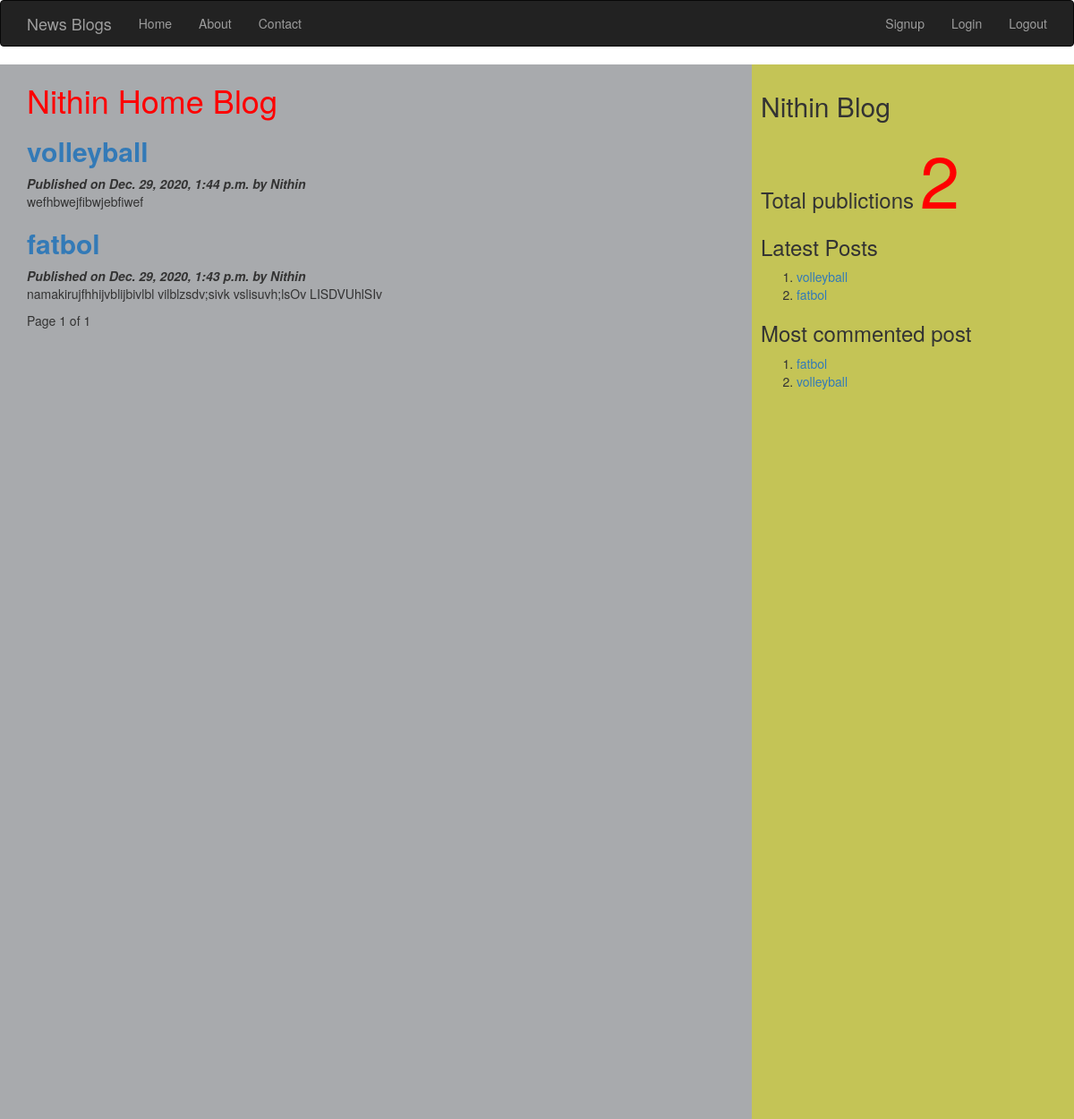
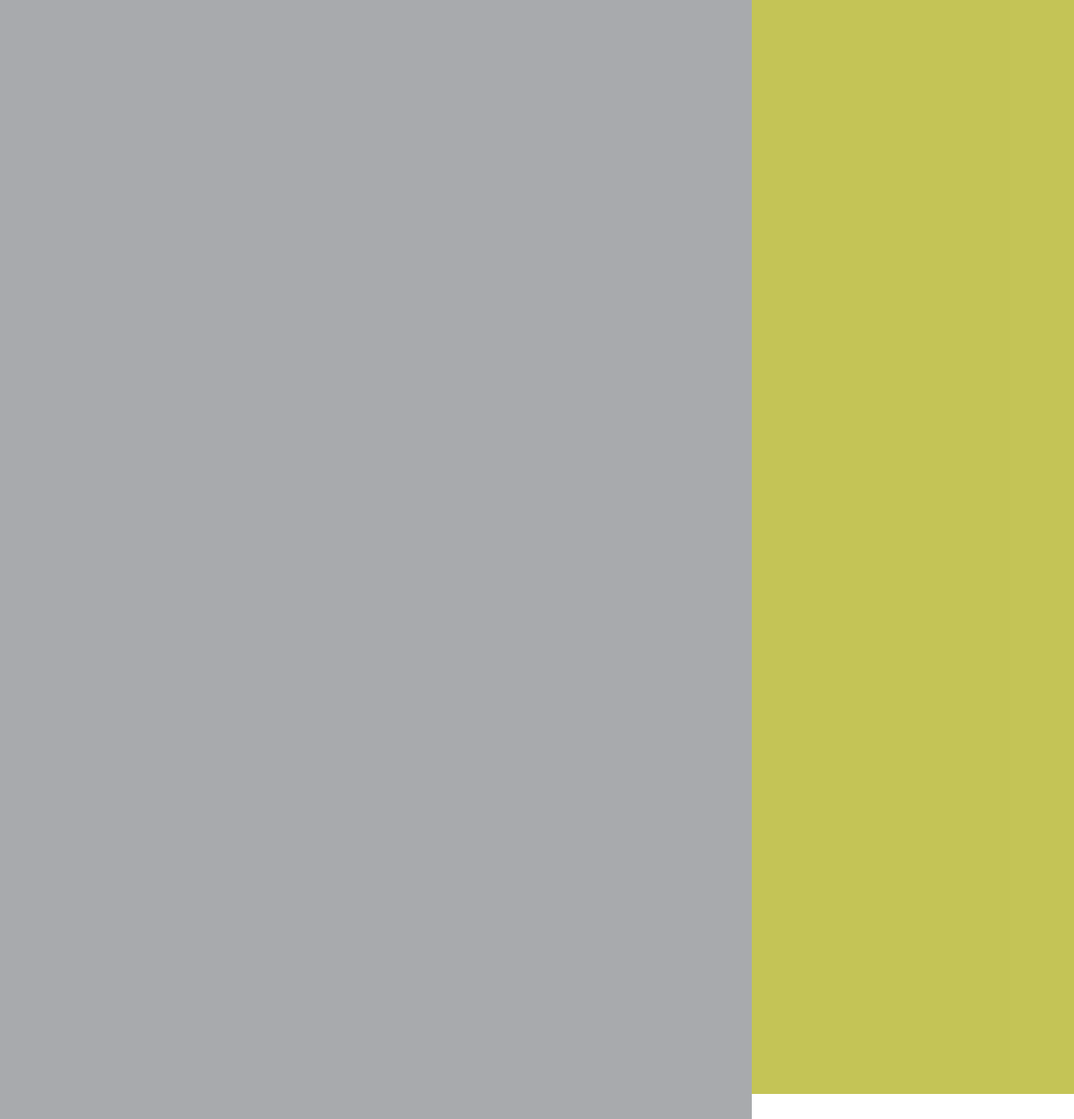
The page / on the database its author committed (2 pictures, top to bottom).
### myApp/models.py (models this page shows, shortened)
class Post(models.Model):
          tags=TaggableManager()
          STATUS_CHOICES=(('draft','Draft'),('published','Published'))
          title=models.CharField(max_length=256)
          slug=models.SlugField(max_length=264,unique_for_date='publish')
          author=models.ForeignKey(User,related_name='blog_posts',on_delete= models.CASCADE)
          body=models.TextField()
          publish=models.DateTimeField(default=timezone.now)
          created=models.DateTimeField(auto_now_add=True)
          updated=models.DateTimeField(auto_now=True)
          status= models.CharField(max_length=10,choices=STATUS_CHOICES,default='draft')
          objects=CustomManager()
          class Meta:
                ordering=('-publish',)
          def get_absolute_url(self):
                return reverse('post_detail',args=[self.publish.year,self.publish.strftime('%m'),self.publish.strftime('%d'),self.slug])

### myApp/views.py (the view)
# urls.py: url(r'^$',views.post_list_view),
def post_list_view(request,tag_slug=None):
    post_list=Post.objects.all()
    tag=None
    if tag_slug:
        tag=get_object_or_404(Tag,slug=tag_slug)#provided slug
        post_list=post_list.filter(tags__in=[tag])
    paginator=Paginator(post_list,2) #step1
    page_number=request.GET.get('page') #step2
    try:
       post_list=paginator.page(page_number) #step2
    except PageNotAnInteger:
       post_list=paginator.page(1) #step 3
    except EmptyPage:
      post_list=paginator.page(paginator.num_pages) #step 4
    d={'post_list':post_list,'tag':tag}
    return render(request,'myApp/post_list.html',d)

### myApp/models.py (called while the page is built)
    def get_queryset(self):
        return super().get_queryset().filter(status='published')

### myApp/templatetags/mytags.py (called while the page is built)
@register.simple_tag
def total_posts():
    return Post.objects.count()

@register.inclusion_tag('myApp/latest_post.html')
def show_latest_posts(count=3):
    latest_posts=Post.objects.order_by('-publish')[:count]
    return {'latest_posts':latest_posts}

@register.simple_tag
def get_most_commented_posts(count=2):
    return Post.objects.annotate(total_comments=Count('comments')).order_by('-total_comments')[:count]

### templates/myApp/post_list.html (shortened to what this page needs)
<html>
    {%extends 'myApp/parent.html'%}
        {%block content_block%}
        <h1 style="color:red">Nithin Home Blog</h1>
        {%for post in post_list%}
        <a href="{{post.get_absolute_url}}"><h2><b>{{post.title}}</b></h2></a>
        <i><b>Published on {{post.publish}} by {{post.author|title}}</b></i>
        {{post.body|truncatewords:40|linebreaks}}
        {%endfor%}
        {%include 'myApp/pagination.html' with page=post_list%}
        {%endblock%}

### templates/myApp/parent.html (shortened to what this page needs)
<html>
{%load mytags%}
    <head>
        <link rel="stylesheet" href="https://maxcdn.bootstrapcdn.com/bootstrap/3.3.7/css/bootstrap.min.css">
    </head>
    <body>
        <nav class="navbar navbar-default navbar-inverse">
            <div class="container" align="center">
                <div class="navbar-header">
                <a class="navbar-brand" href="/">News Blogs</a>
            </div>
        <ul class="nav navbar-nav">
            <li><a href="/">Home</a></li>
            <li><a href="/">About</a></li>
            <li><a href="/">Contact</a></li>
        </ul>
        <ul class="nav navbar-nav navbar-right">
            <li><a href="#">Signup</a></li>
            <li><a href="/accounts/login">Login</a></li>
            <li><a href="/accounts/logout">Logout</a></li>
        </ul>
    </div>
        </nav>
        <div class="content" style="width:70%;float:left;background-color:a8aaad;height:350%;padding:0 10 0 30px">
              {%block content_block%}
              {%endblock%}
        </div>
        <div class="sidebar" style="width:30%;float:right;background-color:#c4c456;height:300%;padding:10px">
            <h2>Nithin Blog</h2>
            <h3>Total publictions
              <span style="color:red;font-size:80px">
              {%total_posts%}</span>
              <h3>Latest Posts</h3>
              {% show_latest_posts 2 %}
              <h3>Most commented post</h3>
              {%get_most_commented_posts as m%}
              <ol>
                {%for post in m%}
                <li><a href="{{post.get_absolute_url}}">{{post.title}}</a></li>
                {%endfor%}
              </ol>
            </h3>
        </div>
    </body>
</html>

### templates/myApp/pagination.html (shortened to what this page needs)
<!DOCTYPE html>
<html lang="en" dir="ltr">
  <body>
     <div class="paginator">
      <span>Page {{page.number}} of {{page.paginator.num_pages}}</span>&nbsp&nbsp
     </div>
  </body>
</html>

### templates/myApp/latest_post.html
<!DOCTYPE html>
<html lang="en" dir="ltr">
  <body>
    <ol>
    {%for post in latest_posts%}
    <li><a href="{{post.get_absolute_url}}">{{post.title}}</a></li>
    {%endfor%}
    </ol>
  </body>
</html>

### rows shown on the page
Post: title "volleyball", publish "Dec. 29, 2020, 1:44 p.m.", author "Nithin", body "wefhbwejfibwjebfiwef"
Post: title "fatbol", publish "Dec. 29, 2020, 1:43 p.m.", author "Nithin", body "namakirujfhhijvblijbivlbl vilblzsdv;sivk vslisuvh;lsOv LISDVUhlSIv"

### other values the page prints
{{ page.number }} "1"
{{ page.paginator.num_pages }} "1"
